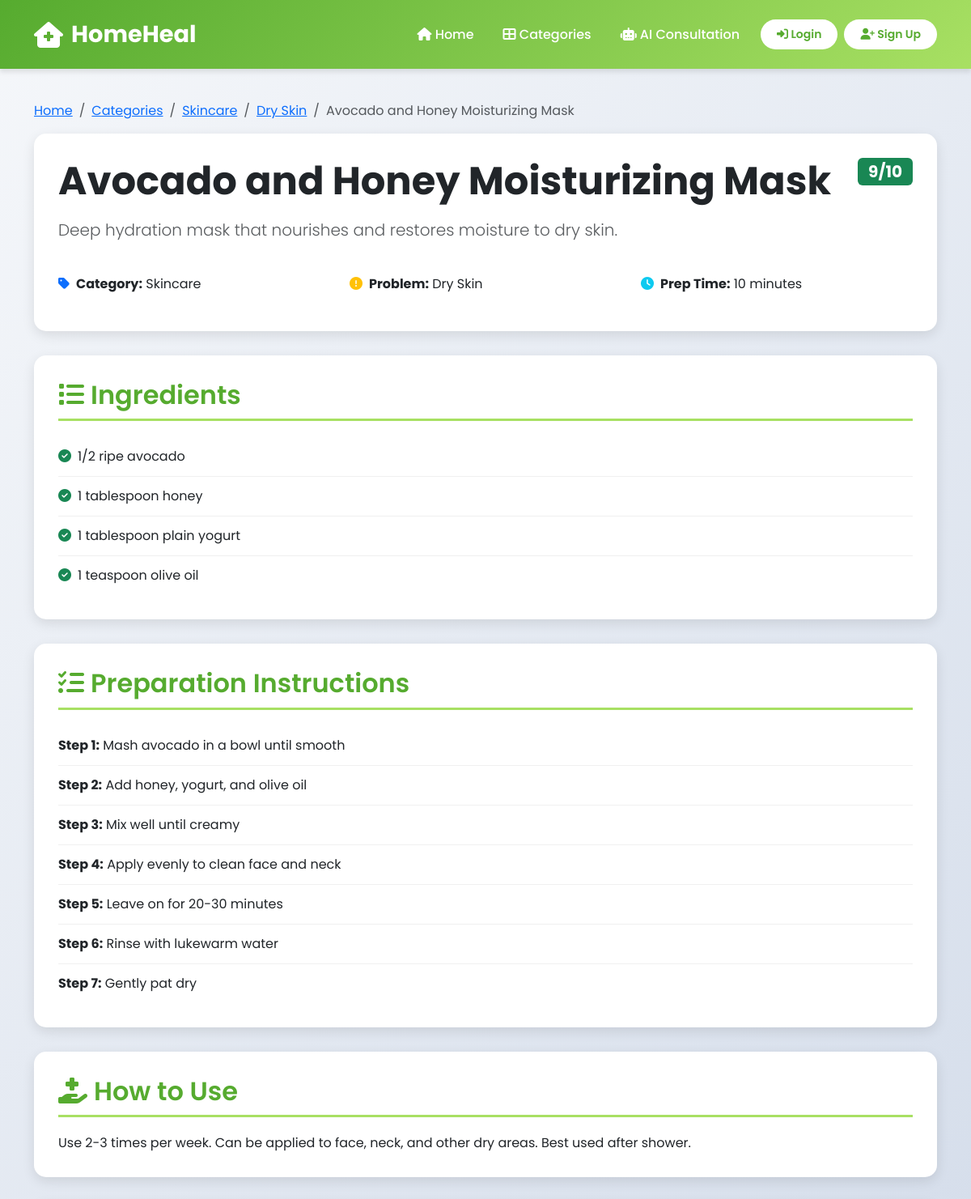
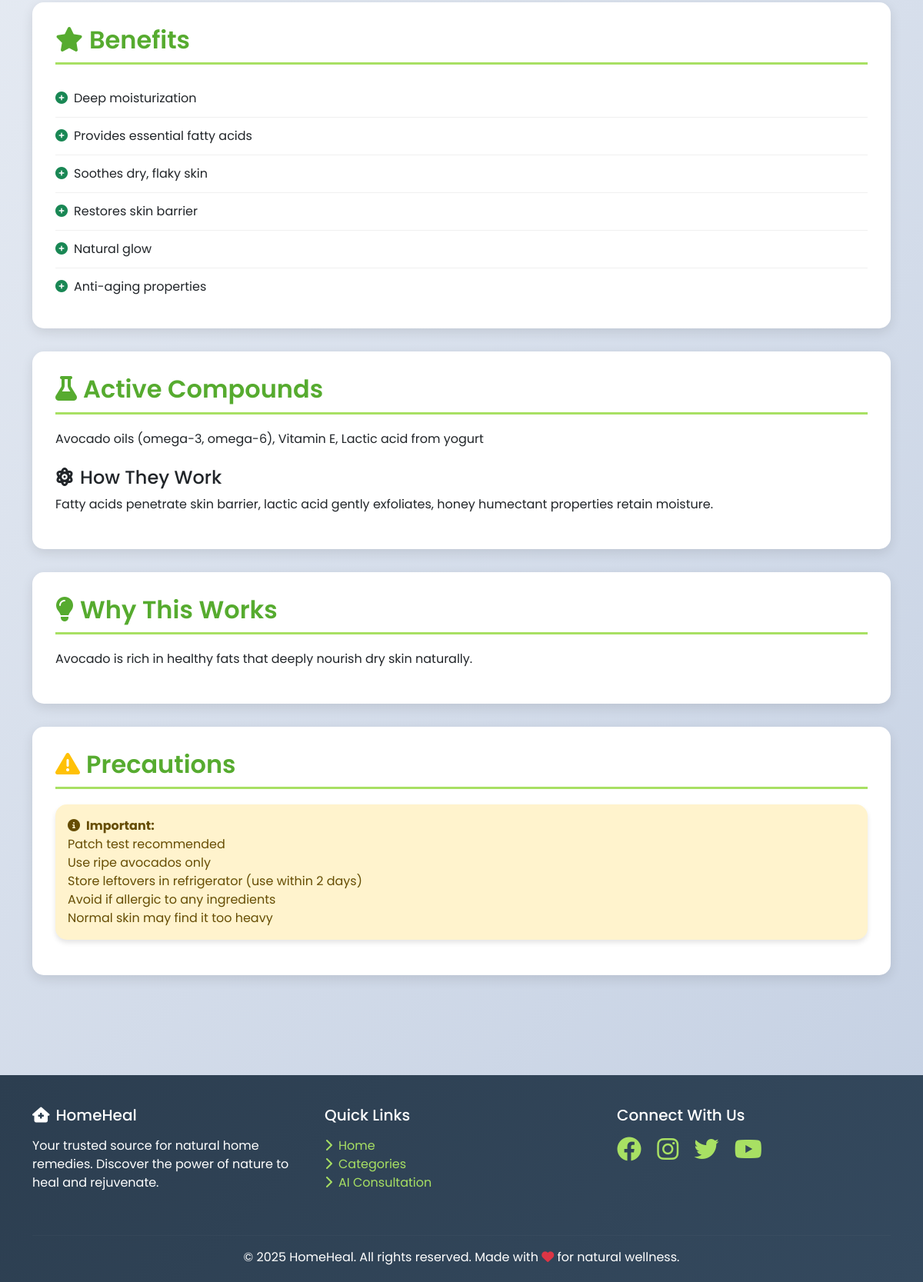
Page /remedy/2/ on the committed database (2 pictures, top to bottom).
### remedies/models.py (models this page shows, shortened)
class Remedy(models.Model):
    problem = models.ForeignKey(Problem, on_delete=models.CASCADE, related_name='remedies')
    title = models.CharField(max_length=200)
    description = models.TextField()
    ingredients = models.TextField(help_text="List ingredients line by line")
    instructions = models.TextField(help_text="Step by step instructions")
    usage = models.TextField(help_text="How to use and frequency")
    benefits = models.TextField(help_text="Benefits of this remedy")
    chemicals = models.TextField(blank=True, help_text="Active chemical compounds")
    reactions = models.TextField(blank=True, help_text="How chemicals react")
    importance = models.TextField(blank=True, help_text="Why this remedy works")
    precautions = models.TextField(help_text="Warnings and precautions")
    preparation_time = models.CharField(max_length=50, blank=True)
    effectiveness_rating = models.IntegerField(default=5, help_text="Rate 1-10")
    created_at = models.DateTimeField(auto_now_add=True)
    updated_at = models.DateTimeField(auto_now=True)
    class Meta:
        verbose_name_plural = "Remedies"
        ordering = ['-effectiveness_rating', 'title']

class Problem(models.Model):
    category = models.ForeignKey(Category, on_delete=models.CASCADE, related_name='problems')
    name = models.CharField(max_length=100)
    description = models.TextField(blank=True)
    slug = models.SlugField()
    severity_choices = [
        ('mild', 'Mild'),
        ('moderate', 'Moderate'),
        ('severe', 'Severe')
    ]
    severity = models.CharField(max_length=20, choices=severity_choices, default='mild')
    created_at = models.DateTimeField(auto_now_add=True)
    class Meta:
        ordering = ['category', 'name']
        unique_together = ['category', 'slug']

class Category(models.Model):
    name = models.CharField(max_length=50)
    description = models.TextField(blank=True)
    icon = models.CharField(max_length=50, blank=True)  # For Font Awesome icons
    slug = models.SlugField(unique=True)
    created_at = models.DateTimeField(auto_now_add=True)
    class Meta:
        verbose_name_plural = "Categories"
        ordering = ['name']

### remedies/views.py (the view)
# urls.py: path('remedy/<int:remedy_id>/', remedy_views.remedy_detail, name='remedy_detail'),
def remedy_detail(request, remedy_id):
    remedy = get_object_or_404(Remedy, id=remedy_id)
    is_favorite = False
    if request.user.is_authenticated:
        is_favorite = UserFavorite.objects.filter(user=request.user, remedy=remedy).exists()
    ingredients_list = [ing.strip() for ing in remedy.ingredients.split('\n') if ing.strip()]
    instructions_list = [inst.strip() for inst in remedy.instructions.split('\n') if inst.strip()]
    benefits_list = [ben.strip() for ben in remedy.benefits.split('\n') if ben.strip()]
    context = {
        'remedy': remedy,
        'is_favorite': is_favorite,
        'ingredients_list': ingredients_list,
        'instructions_list': instructions_list,
        'benefits_list': benefits_list,
    }
    return render(request, 'remedies/remedy_detail.html', context)

### templates/remedies/remedy_detail.html (shortened to what this page needs)
{% extends 'base.html' %}
{% block content %}
<div class="container">
    <nav aria-label="breadcrumb">
        <ol class="breadcrumb">
            <li class="breadcrumb-item"><a href="{% url 'home' %}">Home</a></li>
            <li class="breadcrumb-item"><a href="{% url 'categories' %}">Categories</a></li>
            <li class="breadcrumb-item"><a href="{% url 'category_detail' remedy.problem.category.slug %}">{{ remedy.problem.category.name }}</a></li>
            <li class="breadcrumb-item"><a href="{% url 'problem_detail' remedy.problem.category.slug remedy.problem.slug %}">{{ remedy.problem.name }}</a></li>
            <li class="breadcrumb-item active">{{ remedy.title }}</li>
        </ol>
    </nav>
    <div class="remedy-section">
        <div class="d-flex justify-content-between align-items-start mb-4">
            <div>
                <h1 class="display-5 fw-bold mb-3">{{ remedy.title }}</h1>
                <p class="lead text-muted">{{ remedy.description }}</p>
            </div>
            <div class="text-end">
                <div class="mb-2">
                    <span class="badge bg-success fs-5">{{ remedy.effectiveness_rating }}/10</span>
                </div>
            </div>
        </div>
        <div class="row">
            <div class="col-md-4">
                <p><i class="fas fa-tag me-2 text-primary"></i><strong>Category:</strong> {{ remedy.problem.category.name }}</p>
            </div>
            <div class="col-md-4">
                <p><i class="fas fa-exclamation-circle me-2 text-warning"></i><strong>Problem:</strong> {{ remedy.problem.name }}</p>
            </div>
            <div class="col-md-4">
                <p><i class="fas fa-clock me-2 text-info"></i><strong>Prep Time:</strong> {{ remedy.preparation_time|default:"15-20 mins" }}</p>
            </div>
        </div>
    </div>
    <div class="remedy-section">
        <h2 class="section-title"><i class="fas fa-list me-2"></i>Ingredients</h2>
        <div class="row">
            <div class="col-md-12">
                {% for ingredient in ingredients_list %}
                <div class="ingredient-item">
                    <i class="fas fa-check-circle text-success me-2"></i>{{ ingredient }}
                </div>
                {% endfor %}
            </div>
        </div>
    </div>
    <div class="remedy-section">
        <h2 class="section-title"><i class="fas fa-tasks me-2"></i>Preparation Instructions</h2>
        {% for instruction in instructions_list %}
        <div class="instruction-item">
            <strong>Step {{ forloop.counter }}:</strong> {{ instruction }}
        </div>
        {% endfor %}
    </div>
    <div class="remedy-section">
        <h2 class="section-title"><i class="fas fa-hand-holding-medical me-2"></i>How to Use</h2>
        <div style="white-space: pre-line;">{{ remedy.usage }}</div>
    </div>
    <div class="remedy-section">
        <h2 class="section-title"><i class="fas fa-star me-2"></i>Benefits</h2>
        {% for benefit in benefits_list %}
        <div class="benefit-item">
            <i class="fas fa-plus-circle text-success me-2"></i>{{ benefit }}
        </div>
        {% endfor %}
    </div>
    {% if remedy.chemicals %}
    <div class="remedy-section">
        <h2 class="section-title"><i class="fas fa-flask me-2"></i>Active Compounds</h2>
        <p>{{ remedy.chemicals }}</p>
        {% if remedy.reactions %}
        <h4 class="mt-4"><i class="fas fa-atom me-2"></i>How They Work</h4>
        <p>{{ remedy.reactions }}</p>
        {% endif %}
    </div>
    {% endif %}
    {% if remedy.importance %}
    <div class="remedy-section">
        <h2 class="section-title"><i class="fas fa-lightbulb me-2"></i>Why This Works</h2>
        <p>{{ remedy.importance }}</p>
    </div>
    {% endif %}
    <div class="remedy-section">
        <h2 class="section-title"><i class="fas fa-exclamation-triangle me-2 text-warning"></i>Precautions</h2>
        <div class="alert alert-warning">
            <strong><i class="fas fa-info-circle me-2"></i>Important:</strong>
            <div style="white-space: pre-line;">{{ remedy.precautions }}</div>
        </div>
    </div>
</div>
{% endblock %}

### templates/base.html (style rules this page uses)
:root { --primary-color: #2ecc71; --secondary-color: #27ae60; --accent-color: #3498db; --dark-color: #2c3e50; --light-color: #ecf0f1; --gradient-start: #56ab2f; --gradient-end: #a8e063; }
* { margin: 0; padding: 0; box-sizing: border-box; }
body { font-family: 'Poppins', sans-serif; background: linear-gradient(135deg, #f5f7fa 0%, #c3cfe2 100%); min-height: 100vh; }
.alert { border-radius: 15px; border: none; box-shadow: 0 4px 6px rgba(0,0,0,0.1); }

### templates/remedies/remedy_detail.html (style rules this page uses)
.remedy-section { background: white; border-radius: 15px; padding: 30px; margin-bottom: 30px; box-shadow: 0 5px 15px rgba(0,0,0,0.1); }
.section-title { color: var(--gradient-start); font-weight: 600; margin-bottom: 20px; padding-bottom: 10px; border-bottom: 3px solid var(--gradient-end); }
.ingredient-item, .instruction-item, .benefit-item { padding: 12px 0; border-bottom: 1px solid #f0f0f0; }
.ingredient-item:last-child, .instruction-item:last-child, .benefit-item:last-child { border-bottom: none; }

### rows in the picture
Remedy: problem.category.name "Skincare", problem.name "Dry Skin", title "Avocado and Honey Moisturizing Mask", description "Deep hydration mask that nourishes and restores moisture to dry skin.", effectiveness_rating "9", preparation_time "10 minutes", usage "Use 2-3 times per week. Can be applied to face, neck, and other dry areas. Best used after shower.", chemicals "Avocado oils (omega-3, omega-6), Vitamin E, Lactic acid from yogurt", reactions "Fatty acids penetrate skin barrier, lactic acid gently exfoliates, honey humectant properties retain moisture.", importance "Avocado is rich in healthy fats that deeply nourish dry skin naturally.", precautions "Patch test recommended Use ripe avocados only Store leftovers in refrigerator (use within 2 days) Avoid if allergic to any ingredients Normal skin may find it too heavy"

### other values in the picture
{{ ingredient }} "1/2 ripe avocado" "1 tablespoon honey" "1 tablespoon plain yogurt" "1 teaspoon olive oil"
{{ instruction }} "Mash avocado in a bowl until smooth" "Add honey, yogurt, and olive oil" "Mix well until creamy" "Apply evenly to clean face and neck" "Leave on for 20-30 minutes" "Rinse with lukewarm water" "Gently pat dry"
{{ benefit }} "Deep moisturization" "Provides essential fatty acids" "Soothes dry, flaky skin" "Restores skin barrier" "Natural glow" "Anti-aging properties"
